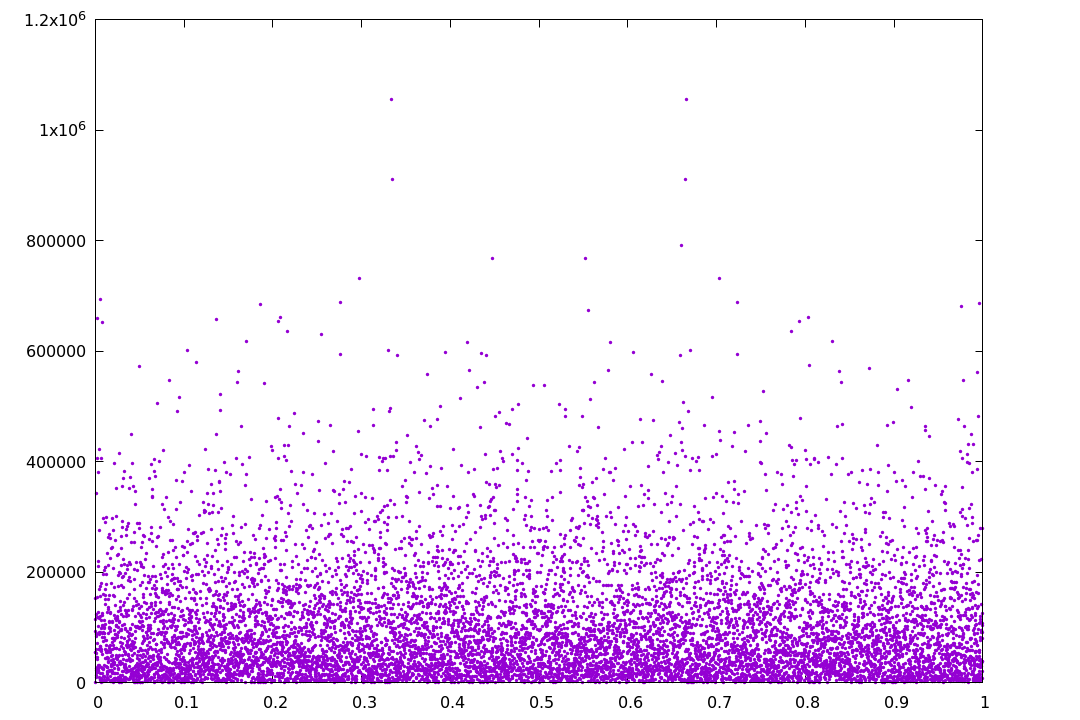

Source code (gnuplot):
#!/usr/bin/gnuplot -persist

set terminal pngcairo size 1080,720
set output 'count.png'
set key outside
plot 'count.dat' with points pointtype 7 pointsize 0.25 linewidth 2 notitle